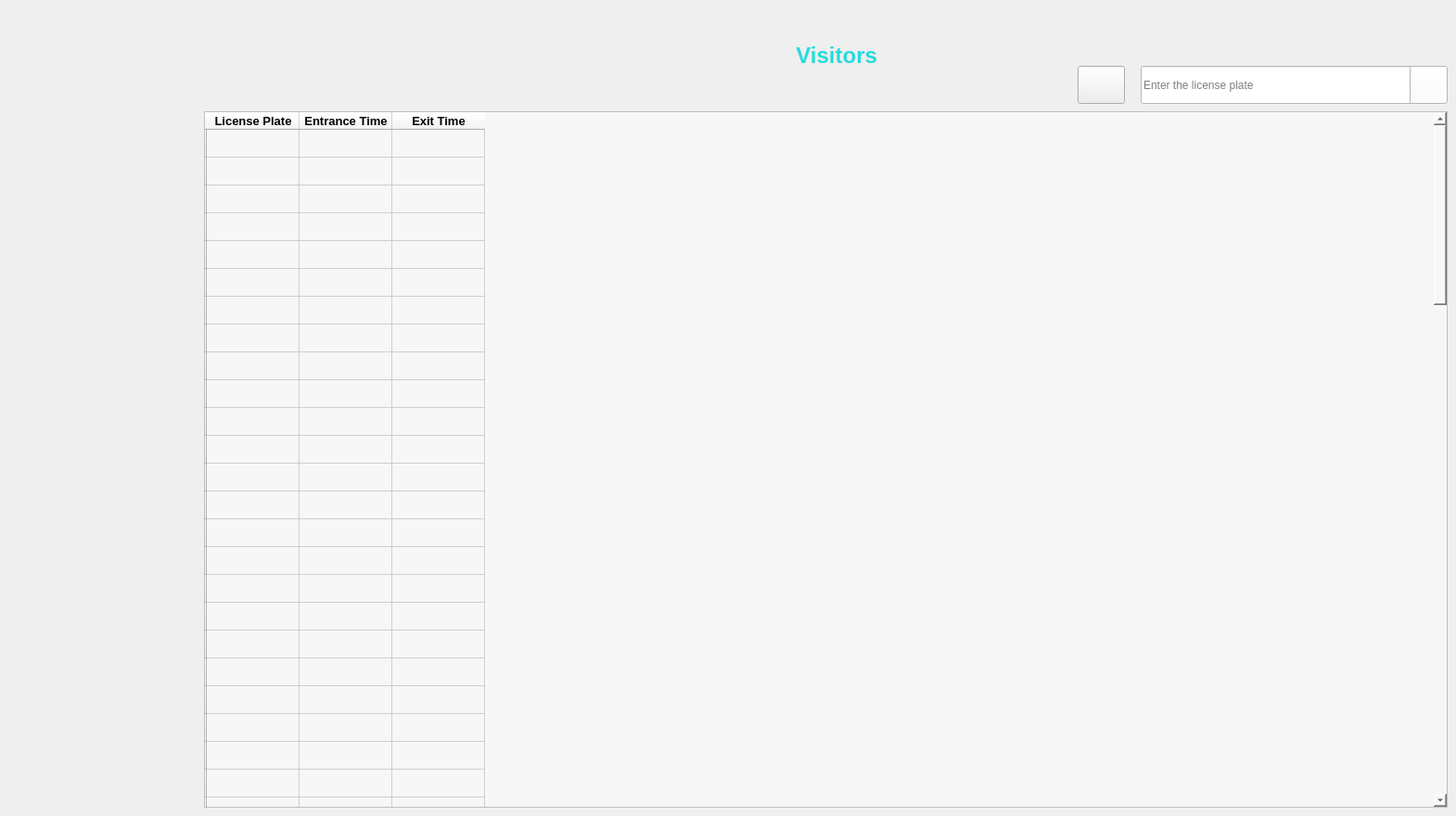
             <widget class="QWidget" name="visitors">
              <widget class="QTableWidget" name="tableWidget_4">
               <property name="geometry">
                <rect>
                 <x>220</x>
                 <y>120</y>
                 <width>1341</width>
                 <height>751</height>
                </rect>
               </property>
               <property name="styleSheet">
                <string notr="true">background-color: rgb(247, 247, 247);</string>
               </property>
               <row>
                <property name="text">
                 <string/>
                </property>
               </row>
               <row>
                <property name="text">
                 <string/>
                </property>
               </row>
               <row>
                <property name="text">
                 <string/>
                </property>
               </row>
               <row>
                <property name="text">
                 <string/>
                </property>
               </row>
               <row>
                <property name="text">
                 <string/>
                </property>
               </row>
               <row>
                <property name="text">
                 <string/>
                </property>
               </row>
               <row>
                <property name="text">
                 <string/>
                </property>
               </row>
               <row>
                <property name="text">
                 <string/>
                </property>
               </row>
               <row>
                <property name="text">
                 <string/>
                </property>
               </row>
               <row>
                <property name="text">
                 <string/>
                </property>
               </row>
               <row>
                <property name="text">
                 <string/>
                </property>
               </row>
               <row>
                <property name="text">
                 <string/>
                </property>
               </row>
               <row>
                <property name="text">
                 <string/>
                </property>
               </row>
               <row>
                <property name="text">
                 <string/>
                </property>
               </row>
               <row>
                <property name="text">
                 <string/>
                </property>
               </row>
               <row>
                <property name="text">
                 <string/>
                </property>
               </row>
               <row>
                <property name="text">
                 <string/>
                </property>
               </row>
               <row>
                <property name="text">
                 <string/>
                </property>
               </row>
               <row>
                <property name="text">
                 <string/>
                </property>
               </row>
               <row>
                <property name="text">
                 <string/>
                </property>
               </row>
               <row>
                <property name="text">
                 <string/>
                </property>
               </row>
               <row>
                <property name="text">
                 <string/>
                </property>
               </row>
               <row>
                <property name="text">
                 <string/>
                </property>
               </row>
               <row>
                <property name="text">
                 <string/>
                </property>
               </row>
               <row>
                <property name="text">
                 <string/>
                </property>
               </row>
               <row>
                <property name="text">
                 <string/>
                </property>
               </row>
               <row>
                <property name="text">
                 <string/>
                </property>
               </row>
               <row>
                <property name="text">
                 <string/>
                </property>
               </row>
               <row>
                <property name="text">
                 <string/>
                </property>
               </row>
               <row>
                <property name="text">
                 <string/>
                </property>
               </row>
               <row>
                <property name="text">
                 <string/>
                </property>
               </row>
               <row>
                <property name="text">
                 <string/>
                </property>
               </row>
               <row>
                <property name="text">
                 <string/>
                </property>
               </row>
               <row>
                <property name="text">
                 <string/>
                </property>
               </row>
               <row>
                <property name="text">
                 <string/>
                </property>
               </row>
               <row>
                <property name="text">
                 <string/>
                </property>
               </row>
               <row>
                <property name="text">
                 <string/>
                </property>
               </row>
               <row>
                <property name="text">
                 <string/>
                </property>
               </row>
               <row>
                <property name="text">
                 <string/>
                </property>
               </row>
               <row>
                <property name="text">
                 <string/>
                </property>
               </row>
               <row>
                <property name="text">
                 <string/>
                </property>
               </row>
               <row>
                <property name="text">
                 <string/>
                </property>
               </row>
               <row>
                <property name="text">
                 <string/>
                </property>
               </row>
               <row>
                <property name="text">
                 <string/>
                </property>
               </row>
               <row>
                <property name="text">
                 <string/>
                </property>
               </row>
               <row>
                <property name="text">
                 <string/>
                </property>
               </row>
               <row>
                <property name="text">
                 <string/>
                </property>
               </row>
               <row>
                <property name="text">
                 <string/>
                </property>
               </row>
               <row>
                <property name="text">
                 <string/>
                </property>
               </row>
               <row>
                <property name="text">
                 <string/>
                </property>
               </row>
               <row>
                <property name="text">
                 <string/>
                </property>
               </row>
               <row>
                <property name="text">
                 <string/>
                </property>
               </row>
               <row>
                <property name="text">
                 <string/>
                </property>
               </row>
               <row>
                <property name="text">
                 <string/>
                </property>
               </row>
               <row>
                <property name="text">
                 <string/>
                </property>
               </row>
               <row>
                <property name="text">
                 <string/>
                </property>
               </row>
               <row>
                <property name="text">
                 <string/>
                </property>
               </row>
               <row>
                <property name="text">
                 <string/>
                </property>
               </row>
               <row>
                <property name="text">
                 <string/>
                </property>
               </row>
               <row>
                <property name="text">
                 <string/>
                </property>
               </row>
               <row>
                <property name="text">
                 <string/>
                </property>
               </row>
               <row>
                <property name="text">
                 <string/>
                </property>
               </row>
               <row>
                <property name="text">
                 <string/>
                </property>
               </row>
               <row>
                <property name="text">
                 <string/>
                </property>
               </row>
               <row>
                <property name="text">
                 <string/>
                </property>
               </row>
               <row>
                <property name="text">
                 <string/>
                </property>
               </row>
               <row>
                <property name="text">
                 <string/>
                </property>
               </row>
               <row>
                <property name="text">
                 <string/>
                </property>
               </row>
               <row>
                <property name="text">
                 <string/>
                </property>
               </row>
               <row>
                <property name="text">
                 <string/>
                </property>
               </row>
               <row>
                <property name="text">
                 <string/>
                </property>
               </row>
               <row>
                <property name="text">
                 <string/>
                </property>
               </row>
               <row>
                <property name="text">
                 <string/>
                </property>
               </row>
               <row>
                <property name="text">
                 <string/>
                </property>
               </row>
               <row>
                <property name="text">
                 <string/>
                </property>
               </row>
               <row>
                <property name="text">
                 <string/>
                </property>
               </row>
               <row>
                <property name="text">
                 <string/>
                </property>
               </row>
               <row>
                <property name="text">
                 <string/>
                </property>
               </row>
               <row>
                <property name="text">
                 <string/>
                </property>
               </row>
               <row>
                <property name="text">
                 <string/>
                </property>
               </row>
               <row>
                <property name="text">
                 <string/>
                </property>
               </row>
               <row>
                <property name="text">
                 <string/>
                </property>
               </row>
               <row>
                <property name="text">
                 <string/>
                </property>
               </row>
               <row>
                <property name="text">
                 <string/>
                </property>
               </row>
               <row>
                <property name="text">
                 <string/>
                </property>
               </row>
               <row>
                <property name="text">
                 <string/>
                </property>
               </row>
               <row>
                <property name="text">
                 <string/>
                </property>
               </row>
               <row>
                <property name="text">
                 <string/>
                </property>
               </row>
               <row>
                <property name="text">
                 <string/>
                </property>
               </row>
               <column>
                <property name="text">
                 <string>License Plate</string>
                </property>
                <property name="font">
                 <font>
                  <pointsize>10</pointsize>
                  <weight>75</weight>
                  <bold>true</bold>
                 </font>
                </property>
               </column>
               <column>
                <property name="text">
                 <string>Entrance Time</string>
                </property>
                <property name="font">
                 <font>
                  <pointsize>10</pointsize>
                  <weight>75</weight>
                  <bold>true</bold>
                 </font>
                </property>
               </column>
               <column>
                <property name="text">
                 <string>Exit Time</string>
                </property>
                <property name="font">
                 <font>
                  <pointsize>10</pointsize>
                  <weight>75</weight>
                  <bold>true</bold>
                 </font>
                </property>
               </column>
              </widget>
              <widget class="QLabel" name="label_7">
               <property name="geometry">
                <rect>
                 <x>710</x>
                 <y>40</y>
                 <width>391</width>
                 <height>41</height>
                </rect>
               </property>
               <property name="font">
                <font>
                 <family>MS Shell Dlg 2</family>
                 <pointsize>20</pointsize>
                 <weight>75</weight>
                 <bold>true</bold>
                </font>
               </property>
               <property name="styleSheet">
                <string notr="true"/>
               </property>
               <property name="text">
                <string>&lt;html&gt;&lt;head/&gt;&lt;body&gt;&lt;p align=&quot;center&quot;&gt;&lt;span style=&quot; font-size:18pt; color:#28dadd;&quot;&gt;Visitors &lt;/span&gt;&lt;/p&gt;&lt;/body&gt;&lt;/html&gt;</string>
               </property>
               <property name="alignment">
                <set>Qt::AlignCenter</set>
               </property>
              </widget>
              <widget class="QLineEdit" name="lineEdit_9">
               <property name="geometry">
                <rect>
                 <x>1230</x>
                 <y>71</y>
                 <width>321</width>
                 <height>41</height>
                </rect>
               </property>
               <property name="styleSheet">
                <string notr="true">background-color: rgb(255, 255, 255);</string>
               </property>
               <property name="placeholderText">
                <string>Enter the license plate</string>
               </property>
              </widget>
              <widget class="QPushButton" name="pushButton_14">
               <property name="geometry">
                <rect>
                 <x>1520</x>
                 <y>71</y>
                 <width>41</width>
                 <height>41</height>
                </rect>
               </property>
               <property name="styleSheet">
                <string notr="true">background-color: rgb(255, 255, 255);</string>
               </property>
               <property name="text">
                <string/>
               </property>
               <property name="icon">
                <iconset resource="iconengines/resource.qrc">
                 <normaloff>:/icons/search.svg</normaloff>:/icons/search.svg</iconset>
               </property>
               <property name="iconSize">
                <size>
                 <width>25</width>
                 <height>30</height>
                </size>
               </property>
              </widget>
              <widget class="QPushButton" name="pushButton_15">
               <property name="geometry">
                <rect>
                 <x>1162</x>
                 <y>71</y>
                 <width>51</width>
                 <height>41</height>
                </rect>
               </property>
               <property name="text">
                <string/>
               </property>
               <property name="icon">
                <iconset resource="iconengines/resource.qrc">
                 <normaloff>:/icons/refresh-cw.svg</normaloff>:/icons/refresh-cw.svg</iconset>
               </property>
               <property name="iconSize">
                <size>
                 <width>25</width>
                 <height>30</height>
                </size>
               </property>
              </widget>
             </widget>
